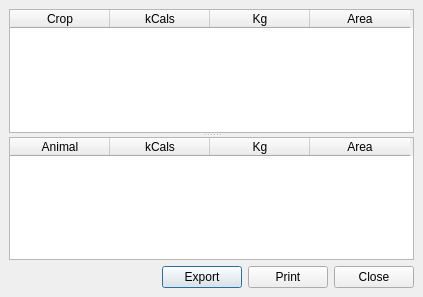
<ui version="4.0" >
 <class>ModelTargets</class>
 <widget class="QDialog" name="ModelTargets" >
  <property name="geometry" >
   <rect>
    <x>0</x>
    <y>0</y>
    <width>423</width>
    <height>297</height>
   </rect>
  </property>
  <property name="windowTitle" >
   <string>Model Targets</string>
  </property>
  <layout class="QGridLayout" >
   <property name="margin" >
    <number>9</number>
   </property>
   <property name="spacing" >
    <number>6</number>
   </property>
   <item row="1" column="1" >
    <widget class="QPushButton" name="pbnExport" >
     <property name="text" >
      <string>Export</string>
     </property>
    </widget>
   </item>
   <item row="1" column="2" >
    <widget class="QPushButton" name="pbnPrint" >
     <property name="text" >
      <string>Print</string>
     </property>
    </widget>
   </item>
   <item row="1" column="3" >
    <widget class="QPushButton" name="pbnClose" >
     <property name="text" >
      <string>Close</string>
     </property>
    </widget>
   </item>
   <item row="1" column="0" >
    <spacer>
     <property name="orientation" >
      <enum>Qt::Horizontal</enum>
     </property>
     <property name="sizeHint" >
      <size>
       <width>40</width>
       <height>20</height>
      </size>
     </property>
    </spacer>
   </item>
   <item row="0" column="0" colspan="4" >
    <widget class="QSplitter" name="splitter" >
     <property name="orientation" >
      <enum>Qt::Vertical</enum>
     </property>
     <widget class="QTableWidget" name="tblCropTargets" >
      <property name="toolTip" >
       <string>&lt;html>&lt;head>&lt;meta name="qrichtext" content="1" />&lt;style type="text/css">
p, li { white-space: pre-wrap; }
&lt;/style>&lt;/head>&lt;body style=" font-family:'Sans Serif'; font-size:9pt; font-weight:400; font-style:normal; text-decoration:none;">
&lt;p style=" margin-top:0px; margin-bottom:0px; margin-left:0px; margin-right:0px; -qt-block-indent:0; text-indent:0px;">Select a crop here to see and/or edit it's properties below.&lt;/p>&lt;/body>&lt;/html></string>
      </property>
      <property name="whatsThis" >
       <string>&lt;html>&lt;head>&lt;meta name="qrichtext" content="1" />&lt;style type="text/css">
p, li { white-space: pre-wrap; }
&lt;/style>&lt;/head>&lt;body style=" font-family:'Sans Serif'; font-size:9pt; font-weight:400; font-style:normal; text-decoration:none;">
&lt;p style=" margin-top:0px; margin-bottom:0px; margin-left:0px; margin-right:0px; -qt-block-indent:0; text-indent:0px;">In order to enable LandUse Analyst to model any crop, several details must be entered to define specific varieties. Crop Manager asks for general information about the crop in this section. You might want to have more than one strain of the same variety, however, which is allowed.&lt;/p>
&lt;p style=" margin-top:12px; margin-bottom:12px; margin-left:0px; margin-right:0px; -qt-block-indent:0; text-indent:0px;">To define different strains of the same variety is quite easy. Let's say you want to have two kinds of wheat for example. The Name: field is Wheat for both, but in Notes: field, enter Hard Red for one, and Soft White for the other. Then adjust the other parameters as you wish. Even though the name is the same, the crop is saved uniquely.&lt;/p>&lt;/body>&lt;/html></string>
      </property>
      <property name="alternatingRowColors" >
       <bool>true</bool>
      </property>
      <property name="selectionMode" >
       <enum>QAbstractItemView::SingleSelection</enum>
      </property>
      <property name="selectionBehavior" >
       <enum>QAbstractItemView::SelectRows</enum>
      </property>
      <column>
       <property name="text" >
        <string>Crop</string>
       </property>
      </column>
      <column>
       <property name="text" >
        <string>kCals</string>
       </property>
      </column>
      <column>
       <property name="text" >
        <string>Kg</string>
       </property>
      </column>
      <column>
       <property name="text" >
        <string>Area</string>
       </property>
      </column>
     </widget>
     <widget class="QTableWidget" name="tblAnimalTargets" >
      <property name="toolTip" >
       <string>&lt;html>&lt;head>&lt;meta name="qrichtext" content="1" />&lt;style type="text/css">
p, li { white-space: pre-wrap; }
&lt;/style>&lt;/head>&lt;body style=" font-family:'Sans Serif'; font-size:9pt; font-weight:400; font-style:normal; text-decoration:none;">
&lt;p style=" margin-top:0px; margin-bottom:0px; margin-left:0px; margin-right:0px; -qt-block-indent:0; text-indent:0px;">Select a crop here to see and/or edit it's properties below.&lt;/p>&lt;/body>&lt;/html></string>
      </property>
      <property name="whatsThis" >
       <string>&lt;html>&lt;head>&lt;meta name="qrichtext" content="1" />&lt;style type="text/css">
p, li { white-space: pre-wrap; }
&lt;/style>&lt;/head>&lt;body style=" font-family:'Sans Serif'; font-size:9pt; font-weight:400; font-style:normal; text-decoration:none;">
&lt;p style=" margin-top:0px; margin-bottom:0px; margin-left:0px; margin-right:0px; -qt-block-indent:0; text-indent:0px;">In order to enable LandUse Analyst to model any crop, several details must be entered to define specific varieties. Crop Manager asks for general information about the crop in this section. You might want to have more than one strain of the same variety, however, which is allowed.&lt;/p>
&lt;p style=" margin-top:12px; margin-bottom:12px; margin-left:0px; margin-right:0px; -qt-block-indent:0; text-indent:0px;">To define different strains of the same variety is quite easy. Let's say you want to have two kinds of wheat for example. The Name: field is Wheat for both, but in Notes: field, enter Hard Red for one, and Soft White for the other. Then adjust the other parameters as you wish. Even though the name is the same, the crop is saved uniquely.&lt;/p>&lt;/body>&lt;/html></string>
      </property>
      <property name="alternatingRowColors" >
       <bool>true</bool>
      </property>
      <property name="selectionMode" >
       <enum>QAbstractItemView::SingleSelection</enum>
      </property>
      <property name="selectionBehavior" >
       <enum>QAbstractItemView::SelectRows</enum>
      </property>
      <column>
       <property name="text" >
        <string>Animal</string>
       </property>
      </column>
      <column>
       <property name="text" >
        <string>kCals</string>
       </property>
      </column>
      <column>
       <property name="text" >
        <string>Kg</string>
       </property>
      </column>
      <column>
       <property name="text" >
        <string>Area</string>
       </property>
      </column>
     </widget>
    </widget>
   </item>
  </layout>
 </widget>
 <resources/>
 <connections>
  <connection>
   <sender>pbnClose</sender>
   <signal>clicked()</signal>
   <receiver>ModelTargets</receiver>
   <slot>close()</slot>
   <hints>
    <hint type="sourcelabel" >
     <x>413</x>
     <y>287</y>
    </hint>
    <hint type="destinationlabel" >
     <x>422</x>
     <y>296</y>
    </hint>
   </hints>
  </connection>
  <connection>
   <sender>pbnClose</sender>
   <signal>clicked()</signal>
   <receiver>ModelTargets</receiver>
   <slot>close()</slot>
   <hints>
    <hint type="sourcelabel" >
     <x>358</x>
     <y>273</y>
    </hint>
    <hint type="destinationlabel" >
     <x>118</x>
     <y>261</y>
    </hint>
   </hints>
  </connection>
 </connections>
</ui>
